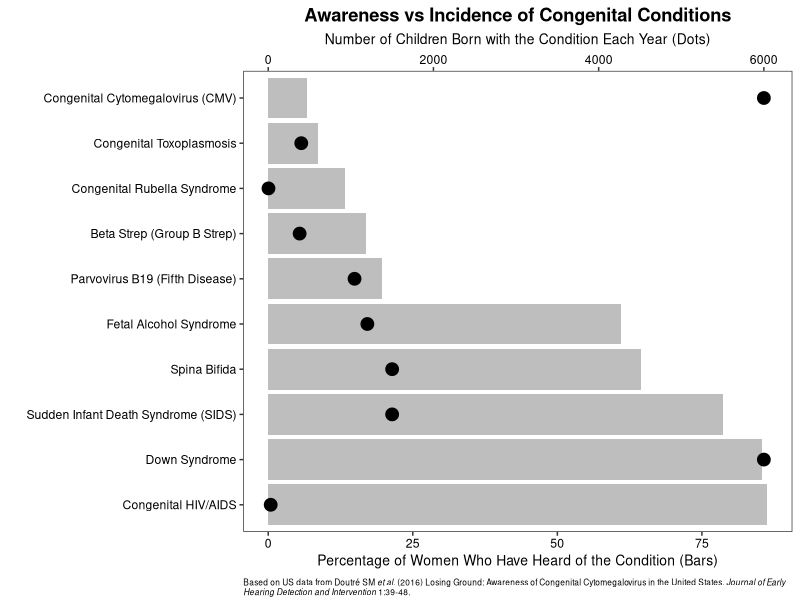

This chart was generated by the following R code: (Note: this script raises an error after producing the figure.)
library(tidyverse)
library(cowplot)
library(ggtext)

# Get data from Doutre et al.

df <- tribble(
  ~condition, ~awareness, ~frequency,
  "Congenital Cytomegalovirus (CMV)", 6.7, 6000,
  "Congenital Toxoplasmosis", 8.53, 400,
  "Congenital Rubella Syndrome", 13.27, 3,
  "Beta Strep (Group B Strep)", 16.91, 380,
  "Parvovirus B19 (Fifth Disease)", 19.63, 1045,
  "Fetal Alcohol Syndrome", 61.04, 1200,
  "Spina Bifida", 64.54, 1500,
  "Sudden Infant Death Syndrome (SIDS)", 78.7, 1500,
  "Down Syndrome", 85.44, 6000,
  "Congenital HIV/AIDS", 86.33, 30
)

# Create chart

p <-
  df %>%
  ggplot(aes(x = reorder(condition, desc(awareness)), y = awareness)) +
  geom_col(fill = "gray") +
  geom_point(
    aes(x = condition, y = frequency / 70),
    size = 4,
    pch = 21,
    fill = "black"
  ) +
  scale_y_continuous(sec.axis = sec_axis(~ . * 70, name = "Number of Children Born with the Condition Each Year (Dots)")) +
  coord_flip() +
  labs(
    x = "",
    y = "Percentage of Women Who Have Heard of the Condition (Bars)",
    title = "Awareness vs Incidence of Congenital Conditions",
    caption = "Based on US data from Doutré SM *et al.* (2016) Losing Ground: Awareness of Congenital Cytomegalovirus 
    in the United States. *Journal of Early Hearing Detection and Intervention* 1:39-48."
  ) +
  theme_bw() +
  theme(
    plot.title = element_markdown(face = "bold", hjust = .5),
    plot.caption = element_textbox_simple(size = 6, margin = margin(10, 0, 0, 0)),
    axis.text = element_text(color = "black"),
    axis.title = element_text(size = 10),
    axis.title.x = element_markdown()
  ) +
  background_grid(major = "none") +
  NULL

# Save chart

ggsave2(
  "images/cmv_awareness-vs-incidence_grayscale.png", 
  plot = p, 
  width = 7, 
  height = 4
)
